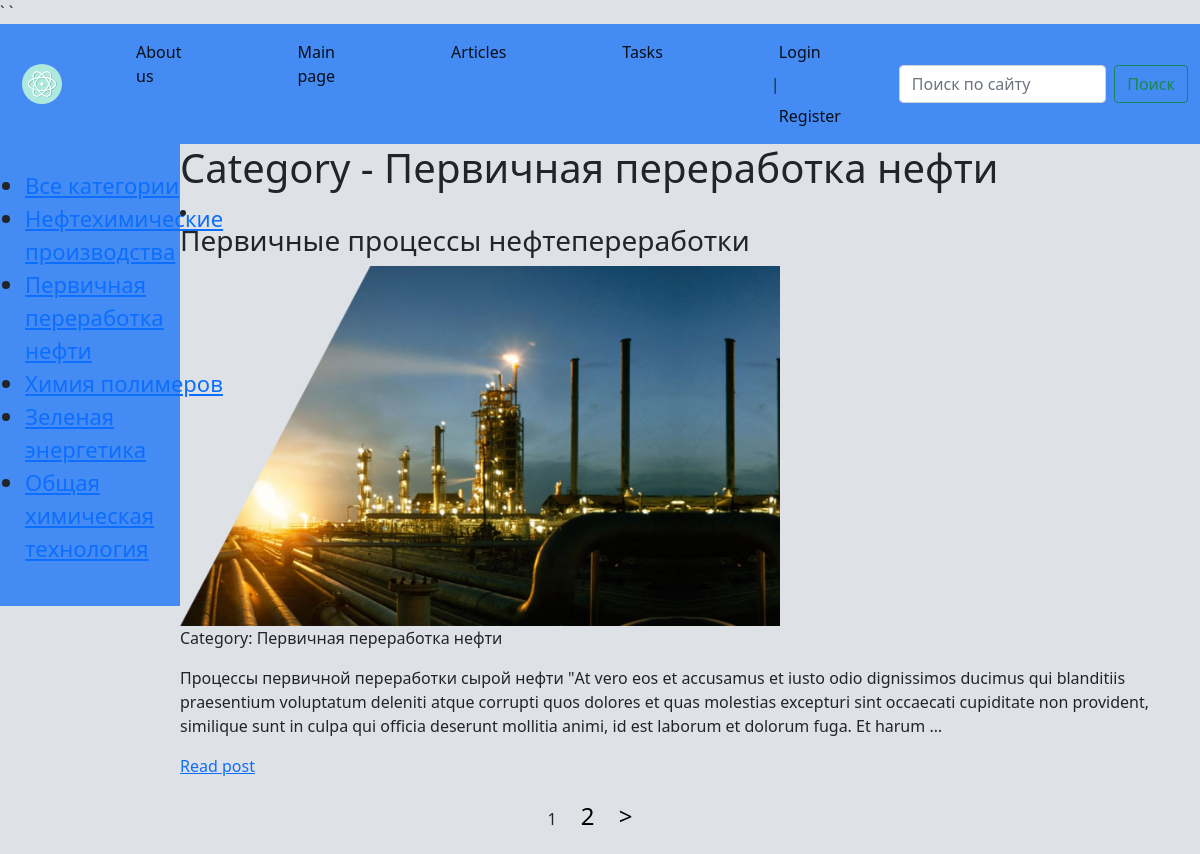
The page /category/Pervichnaya_pererabotka_nefty/ on the database its author committed.
### basicchem/models.py (models this page shows, shortened)
class Category(models.Model):
    name = models.CharField(max_length=255, db_index=True)
    slug = models.SlugField(max_length=255, unique=True, db_index=True, verbose_name='URL')
    def __str__(self):
        return self.name
    def get_absolute_url(self):
        return reverse('category', kwargs={'cat_slug': self.slug})

class Basicchem(models.Model):
    title = models.CharField(max_length=255)
    content = models.TextField(blank=True)
    slug = models.SlugField(max_length=255, unique=True, db_index=True, verbose_name='URL')
    photo = models.ImageField(upload_to='photos')
    time_create = models.DateTimeField(auto_now_add=True)
    time_update = models.DateTimeField(auto_now=True)
    is_published = models.BooleanField(default=True)
    cat = models.ForeignKey('Category', on_delete=models.PROTECT, null=True)
    def get_absolute_url(self):
        return reverse('post', kwargs={'post_slug': self.slug})
    class Meta:
       ordering = ['title']

### basicchem/views.py (the view)
# urls.py: path('category/<slug:cat_slug>/', BasicchemCats.as_view(), name='category'),
class BasicchemCats(DataMixin, ListView):
    model = Basicchem
    template_name = 'Basicchem/index.html'
    context_object_name = 'post'
    allow_empty = False
    def get_context_data(self, **kwargs):
        context = super().get_context_data(**kwargs)
        c_def = self.get_user_context(title='Category - ' + str(context['post'][0].cat), cat_selected = context['post'][0].cat_id)
        return dict(list(context.items()) + list(c_def.items()))
    def get_queryset(self):
        return Basicchem.objects.filter(cat__slug=self.kwargs['cat_slug'])

### basicchem/utils.py (called while the page is built)
    def get_user_context(self, **kwargs):
            context = kwargs
            cats = Category.objects.all()
            user_menu = menu.copy()
            if not self.request.user.is_authenticated:
                    user_menu.pop(4)
            context['menu'] = user_menu
            context['cats'] = cats
            return context

### basicchem/templates/Basicchem/index.html
{%  extends 'Basicchem/base.html' %}
{%  block content %}
<h1>{{ title }}</h1>
<ui>
{% for p in post %}
<li>
    <h3>{{ p.title }}</h3>
    {% if p.photo %}
	<img style="max-width: 600px; height: auto" src="{{p.photo.url}}">
    {% endif %}
    <p class="first">Category: {{ p.cat }}</p>
    <p> {{ p.content|truncatewords:50 }}</p>
    <a href="{{ p.get_absolute_url }}">Read post</a>
</li>
{% endfor %}
</ui>
{% endblock content %}

### basicchem/templates/Basicchem/base.html (shortened to what this page needs)
{% load static %}
<!DOCTYPE html>
<html lang="RU-EN">
<head>
    <link type="text/css" href="{% static 'basicchem/css/CSSbase1.css' %}" rel="stylesheet" />
	<link href="https://cdn.jsdelivr.net/npm/bootstrap@5.0.2/dist/css/bootstrap.min.css" rel="stylesheet">
</head>
<body  style="background-color: #DEE2E7;">
<div>
		<nav class="navbar navbar-expand-lg navbar-light" style="background-color: #448CF3;">
			<div class="container-fluid">
				<a class="navbar-brand" href="{% url 'home' %}"><img class = "navbarbrand" src="{% static 'basicchem/images/icon.svg' %}"> </a>
				<div class="collapse navbar-collapse" id="navbarSupportedContent">
                    {% block mainmenu %}
                    <ul class="navbar-nav me-auto mb-2 mb-lg-0">
						{% for m in menu %}
                        <li class="nav-item">
							<a class="nav-link active" aria-current="page" href="{%  url m.url_name %}">{{ m.title }}</a>
						</li>
                        {% endfor %}
                        {% if request.user.is_authenticated %}
                        <li class="nav-item" class="nav-link active" aria-current="page"> {{ user.username }}</li> | <a class="nav-link active" aria-current="page" href ="{% url 'logout' %}"> Logout</a>
					    {% else %}
					    <li class="nav-item"><a class="nav-link active" aria-current="page" href="{% url 'login' %}"> Login</a> | <a class="nav-link active" aria-current="page" href ="{% url 'registration' %}"> Register</a>
                        </li>
                        {% endif %}
                    </ul>
                    {% endblock mainmenu %}
					<form class="d-flex">
						<input class="form-control me-2" type="search" placeholder="Поиск по сайту" aria-label="Search">
						<button class="btn btn-outline-success" type="submit">Поиск</button>
					</form>
				</div>
			</div>
		</nav>
<div class="wrapper">
    <nav id="sidebar">
        <ul class="list-unstyledcomponents">
{% if cat_selected == 0 %}
            <li class="selected">Все категории</li>
{% else %}
            <li><a href={%  url "home" %}>Все категории</a></li>
{% endif %}
{% for c in cats %}
        {% if cat_selected == 0 %}
            <li class="selected">{{ c.name }}</li>
        {% else %}
            <li><a href="{{ c.get_absolute_url }}">{{ c.name }}</a></li>
        {% endif %}
{% endfor %}
        </ul>
    </nav>
</div>
    <div style="margin-left: 15%; margin-right: 2%">
        {% block content %}
        {% endblock content %}
    </div>
    {% if page_obj.has_other_pages %}
<nav class="list-pages">
    <ul>
        {% for p in paginator.page_range %}
        {% if page_obj.number == p %}
        <li class="page_not_selected">{{ p }}</li>
        {% elif p >= page_obj.number|add:-1 and p <= page_obj.number|add:1 %}
        <li class="page_num">
            <a href = '?page={{ p }}'>{{ p }}</a>
        </li>
        {% endif %}
        {% endfor %}
        {% if page_obj.has_next %}
    <li class="page_num">
        <a href="?page={{page_obj.next_page_number}}">&gt;</a>
    </li>
    {% endif %}
    </ul>
</nav>
    {% endif %}
</body>
</html>

### basicchem/static/basicchem/css/CSSbase1.css (style rules this page uses)
.wrapper { display: flex; align-items: stretch; background: #448CF3; width: 15%; float: left; }
.navbarbrand { width: 50px; height: 50px; padding-left: 10px; }
.nav-item { padding-right: 50px; padding-left: 50px; }
#sidebar { min-width: 250px; max-width: 250px; min-height: 100%; }
img { max-width: 600px; height: auto; }
.list-unstyledcomponents { padding: 25px 25px 25px 25px; font-size: 22px; }
.list-pages { text-align: center; margin: 0 0 20px 0; }
.list-pages ul { margin: 20px 0 0 0; padding: 0; list-style: none; }
.list-pages ul li { display: inline-block; margin: 0 20px 0 0; }
.list-pages a { color: #000; font-size: 24px; text-decoration: none; }

### rows shown on the page
Category: name "Нефтехимические производства"
Category: name "Первичная переработка нефти"
Category: name "Химия полимеров"
Category: name "Зеленая энергетика"
Category: name "Общая химическая технология"
Basicchem: title "Первичные процессы нефтепереработки", photo (picture), cat "Первичная переработка нефти", content "Процессы первичной переработки сырой нефти \"At vero eos et accusamus et iusto odio dignissimos ducimus qui blanditiis praesentium voluptatum deleniti atque corrupti quos dolores et quas molestias excepturi sint occaecati cupiditate non provident, similique sunt in culpa qui officia deserunt mollitia animi, id est laborum et dolorum fuga. Et harum …"

### other values the page prints
{{ m.title }} "About us" "Main page" "Articles" "Tasks"
{{ title }} "Category - Первичная переработка нефти"
{{ p }} "1"
{{ p }} "2"
